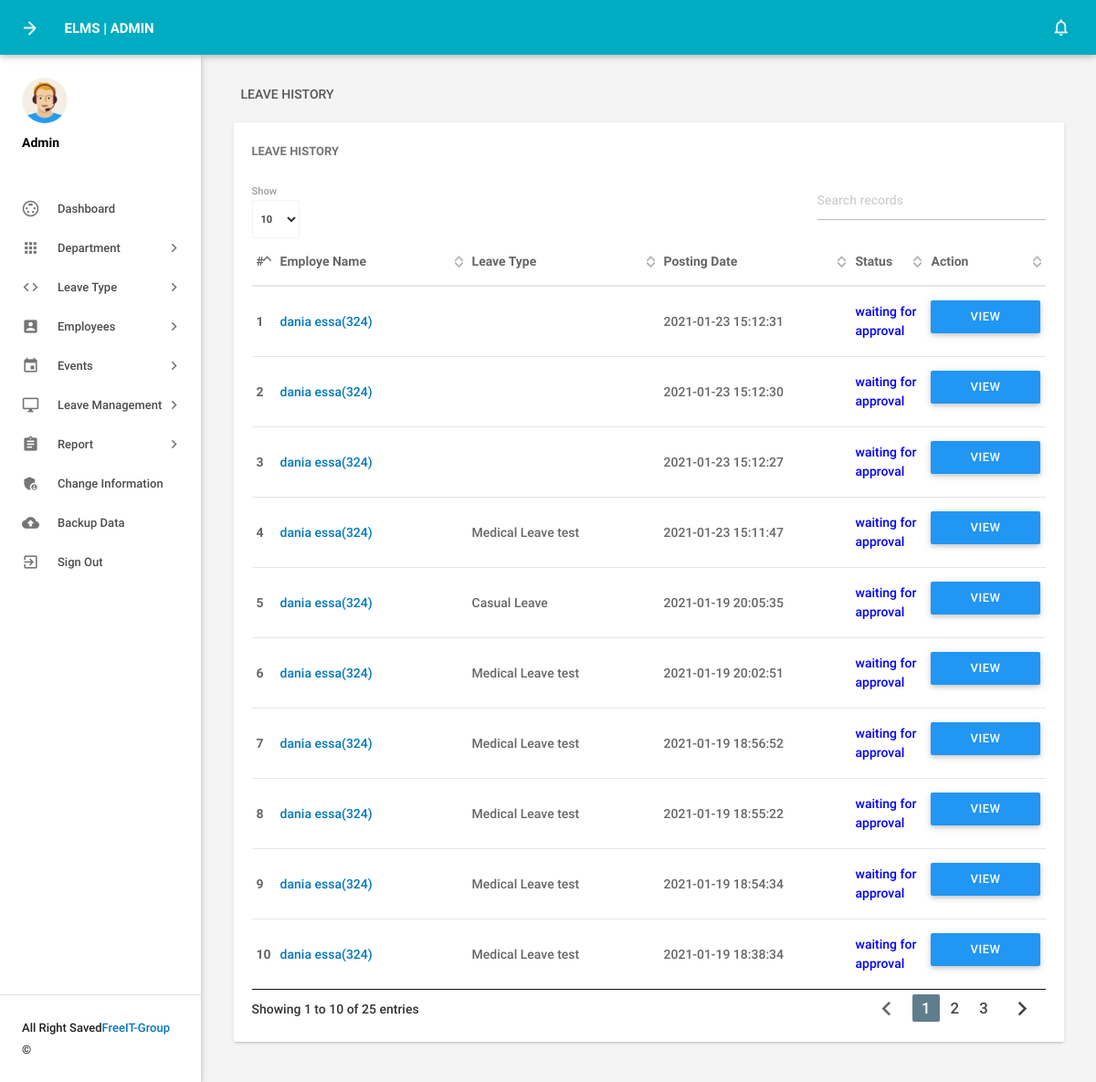
The page /admin/leaves.php (signed in) on the database its author committed.
### tables this page shows
CREATE TABLE `tblleaves` (
  `id` int(11) NOT NULL,
  `LeaveType` varchar(110) NOT NULL,
  `ToDate` varchar(120) NOT NULL,
  `FromDate` varchar(120) NOT NULL,
  `Description` mediumtext NOT NULL,
  `PostingDate` timestamp NOT NULL DEFAULT CURRENT_TIMESTAMP,
  `AdminRemark` mediumtext,
  `AdminRemarkDate` varchar(120) DEFAULT NULL,
  `Status` int(1) NOT NULL,
  `IsRead` int(1) NOT NULL,
  `empid` int(11) DEFAULT NULL,
  `leaveTime` varchar(120) NOT NULL,
  `comeTime` varchar(120) NOT NULL
);

CREATE TABLE `tblemployees` (
  `id` int(11) NOT NULL,
  `EmpId` varchar(100) NOT NULL,
  `FirstName` varchar(150) NOT NULL,
  `LastName` varchar(150) NOT NULL,
  `EmailId` varchar(200) NOT NULL,
  `Password` varchar(180) NOT NULL,
  `Gender` varchar(100) NOT NULL,
  `Dob` date DEFAULT '0000-00-00',
  `Department` varchar(255) NOT NULL,
  `Address` varchar(255) NOT NULL,
  `City` varchar(200) NOT NULL,
  `Country` varchar(150) NOT NULL,
  `Phonenumber` char(11) NOT NULL,
  `Status` int(1) NOT NULL,
  `RegDate` timestamp NOT NULL DEFAULT CURRENT_TIMESTAMP,
  `Passport_valid` date DEFAULT NULL,
  `idcard_valid` date DEFAULT NULL,
  `Visa_valid` date DEFAULT NULL,
  `roll` int(11) NOT NULL DEFAULT '0'
);

### admin/leaves.php (the view, shortened to what this page needs)
<?php
include('includes/config.php');
if(strlen($_SESSION['alogin'])==0)
    {
header('location:index.php');
}
else{
 ?>
<!DOCTYPE html>
<html lang="en">
    <head>
        <link type="text/css" rel="stylesheet" href="../assets/plugins/materialize/css/materialize.min.css"/>
        <link href="../assets/plugins/material-preloader/css/materialPreloader.min.css" rel="stylesheet">
        <link href="../assets/plugins/datatables/css/jquery.dataTables.min.css" rel="stylesheet">
                <link href="../assets/plugins/google-code-prettify/prettify.css" rel="stylesheet" type="text/css"/>
        <link href="../assets/css/alpha.min.css" rel="stylesheet" type="text/css"/>
        <link href="../assets/css/custom.css" rel="stylesheet" type="text/css"/>
    </head>
    <body>
       <?php include('includes/header.php');?>
       <?php include('includes/sidebar.php');?>
            <main class="mn-inner">
                <div class="row">
                    <div class="col s12">
                        <div class="page-title">Leave History</div>
                    </div>
                    <div class="col s12 m12 l12">
                        <div class="card">
                            <div class="card-content">
                                <span class="card-title">Leave History</span>
                                <table id="example" class="display responsive-table ">
                                    <thead>
                                        <tr>
                                            <th>#</th>
                                            <th width="200">Employe Name</th>
                                            <th width="200">Leave Type</th>
                                             <th width="200">Posting Date</th>
                                            <th>Status</th>
                                            <th align="center">Action</th>
                                        </tr>
                                    </thead>
                                    <tbody>
<?php $sql = "SELECT tblleaves.id as lid,tblemployees.FirstName,tblemployees.LastName,tblemployees.EmpId,tblemployees.id,tblleaves.LeaveType,tblleaves.PostingDate,tblleaves.Status from tblleaves join tblemployees on tblleaves.empid=tblemployees.id order by lid desc";
$query = $dbh -> prepare($sql);
$query->execute();
$results=$query->fetchAll(PDO::FETCH_OBJ);
$cnt=1;
if($query->rowCount() > 0)
{
foreach($results as $result)
{
      ?>
                                        <tr>
                                            <td> <b><?php echo htmlentities($cnt);?></b></td>
                                              <td><a href="editemployee.php?empid=<?php echo htmlentities($result->id);?>" target="_blank"><?php echo htmlentities($result->FirstName." ".$result->LastName);?>(<?php echo htmlentities($result->EmpId);?>)</a></td>
                                            <td><?php echo htmlentities($result->LeaveType);?></td>
                                            <td><?php echo htmlentities($result->PostingDate);?></td>
                                                                       <td><?php $stats=$result->Status;
if($stats==1){
                                             ?>
                                                 <span style="color: green">Approved</span>
                                                 <?php } if($stats==2)  { ?>
                                                <span style="color: red">Not Approved</span>
                                                 <?php } if($stats==0)  { ?>
 <span style="color: blue">waiting for approval</span>
 <?php } ?>
                                             </td>
           <td><a href="leave-details.php?leaveid=<?php echo htmlentities($result->lid);?>" class="waves-effect waves-light btn blue m-b-xs"  > View Details</a></td>
                                    </tr>
                                         <?php $cnt++;} }?>
                                    </tbody>
                                </table>
                            </div>
                        </div>
                    </div>
                </div>
            </main>
        </div>
        <div class="left-sidebar-hover"></div>
    </body>
</html>
<?php } ?>

### admin/includes/header.php (shortened to what this page needs)
<div class="mn-content fixed-sidebar">
    <header class="mn-header navbar-fixed">
        <nav class="cyan darken-1">
            <div class="nav-wrapper row">
                <section class="material-design-hamburger navigation-toggle">
                    <a href="#" data-activates="slide-out" class="button-collapse show-on-large material-design-hamburger__icon">
                        <span class="material-design-hamburger__layer"></span>
                    </a>
                </section>
                <div class="header-title col s3">
                    <span class="chapter-title">ELMS | Admin</span>
                </div>
                <ul class="right col s9 m3 nav-right-menu">
                    <li class="hide-on-small-and-down"><a href="javascript:void(0)" data-activates="dropdown1" class="dropdown-button dropdown-right show-on-large"><i class="material-icons">notifications_none</i>
                        <span class="badge"  id="noti_number"></span></a></li>
                </ul>
            </div>
        </nav>
    </header>

### admin/includes/sidebar.php (shortened to what this page needs)
  <aside id="slide-out" class="side-nav white fixed">
             <div class="side-nav-wrapper">
                 <div class="sidebar-profile">
                     <div class="sidebar-profile-image">
                         <img src="../assets/images/profile-image.png" class="circle" alt="">
                     </div>
                     <div class="sidebar-profile-info">
                             <p>Admin</p>
                     </div>
                 </div>
             <ul class="sidebar-menu collapsible collapsible-accordion" data-collapsible="accordion">
                 <li class="no-padding"><a class="waves-effect waves-grey" href="dashboard.php"><i class="material-icons">settings_input_svideo</i>Dashboard</a></li>
                 <li class="no-padding">
                     <a class="collapsible-header waves-effect waves-grey"><i class="material-icons">apps</i>Department<i class="nav-drop-icon material-icons">keyboard_arrow_right</i></a>
                 </li>
                 <li class="no-padding">
                     <a class="collapsible-header waves-effect waves-grey"><i class="material-icons">code</i>Leave Type<i class="nav-drop-icon material-icons">keyboard_arrow_right</i></a>
                 </li>
                 <li class="no-padding">
                     <a class="collapsible-header waves-effect waves-grey"><i class="material-icons">account_box</i>Employees<i class="nav-drop-icon material-icons">keyboard_arrow_right</i></a>
                 </li>
                 <li class="no-padding">
                     <a class="collapsible-header waves-effect waves-grey"><i class="material-icons">event</i>Events<i class="nav-drop-icon material-icons">keyboard_arrow_right</i></a>
                 </li>
<li class="no-padding">
                     <a class="collapsible-header waves-effect waves-grey"><i class="material-icons">desktop_windows</i>Leave Management<i class="nav-drop-icon material-icons">keyboard_arrow_right</i></a>
                 </li>
                 <li class="no-padding">
                     <a class="collapsible-header waves-effect waves-grey"><i class="material-icons">assignment</i>Report<i class="nav-drop-icon material-icons">keyboard_arrow_right</i></a>
                 </li>
                 <li class="no-padding">
                         <a class="waves-effect waves-grey" href="changepassword.php"><i class="material-icons">admin_panel_settings</i>Change Information</a>
                     </li>
                     <li class="no-padding">
                             <a class="waves-effect waves-grey" href="backup.php"><i class="material-icons">backup</i>Backup Data</a>
                         </li>
                 <li class="no-padding">
                     <a class="waves-effect waves-grey" href="logout.php"><i class="material-icons">exit_to_app</i>Sign Out</a>
                 </li>
             </ul>
                <div class="footer">
                 <p class="copyright">All Right Saved<a href="#">FreeIT-Group </a>©</p>
             </div>
             </div>
         </aside>

### rows shown on the page
tblleaves: tblemployees.FirstName+LastName "dania essa", tblemployees.EmpId "324", PostingDate "2021-01-23 15:12:31", Status "waiting for approval"
tblleaves: tblemployees.FirstName+LastName "dania essa", tblemployees.EmpId "324", PostingDate "2021-01-23 15:12:30", Status "waiting for approval"
tblleaves: tblemployees.FirstName+LastName "dania essa", tblemployees.EmpId "324", PostingDate "2021-01-23 15:12:27", Status "waiting for approval"
tblleaves: tblemployees.FirstName+LastName "dania essa", tblemployees.EmpId "324", LeaveType "Medical Leave test", PostingDate "2021-01-23 15:11:47", Status "waiting for approval"
tblleaves: tblemployees.FirstName+LastName "dania essa", tblemployees.EmpId "324", LeaveType "Casual Leave", PostingDate "2021-01-19 20:05:35", Status "waiting for approval"
tblleaves: tblemployees.FirstName+LastName "dania essa", tblemployees.EmpId "324", LeaveType "Medical Leave test", PostingDate "2021-01-19 20:02:51", Status "waiting for approval"
tblleaves: tblemployees.FirstName+LastName "dania essa", tblemployees.EmpId "324", LeaveType "Medical Leave test", PostingDate "2021-01-19 18:56:52", Status "waiting for approval"
tblleaves: tblemployees.FirstName+LastName "dania essa", tblemployees.EmpId "324", LeaveType "Medical Leave test", PostingDate "2021-01-19 18:55:22", Status "waiting for approval"
tblleaves: tblemployees.FirstName+LastName "dania essa", tblemployees.EmpId "324", LeaveType "Medical Leave test", PostingDate "2021-01-19 18:54:34", Status "waiting for approval"
tblleaves: tblemployees.FirstName+LastName "dania essa", tblemployees.EmpId "324", LeaveType "Medical Leave test", PostingDate "2021-01-19 18:38:34", Status "waiting for approval"
